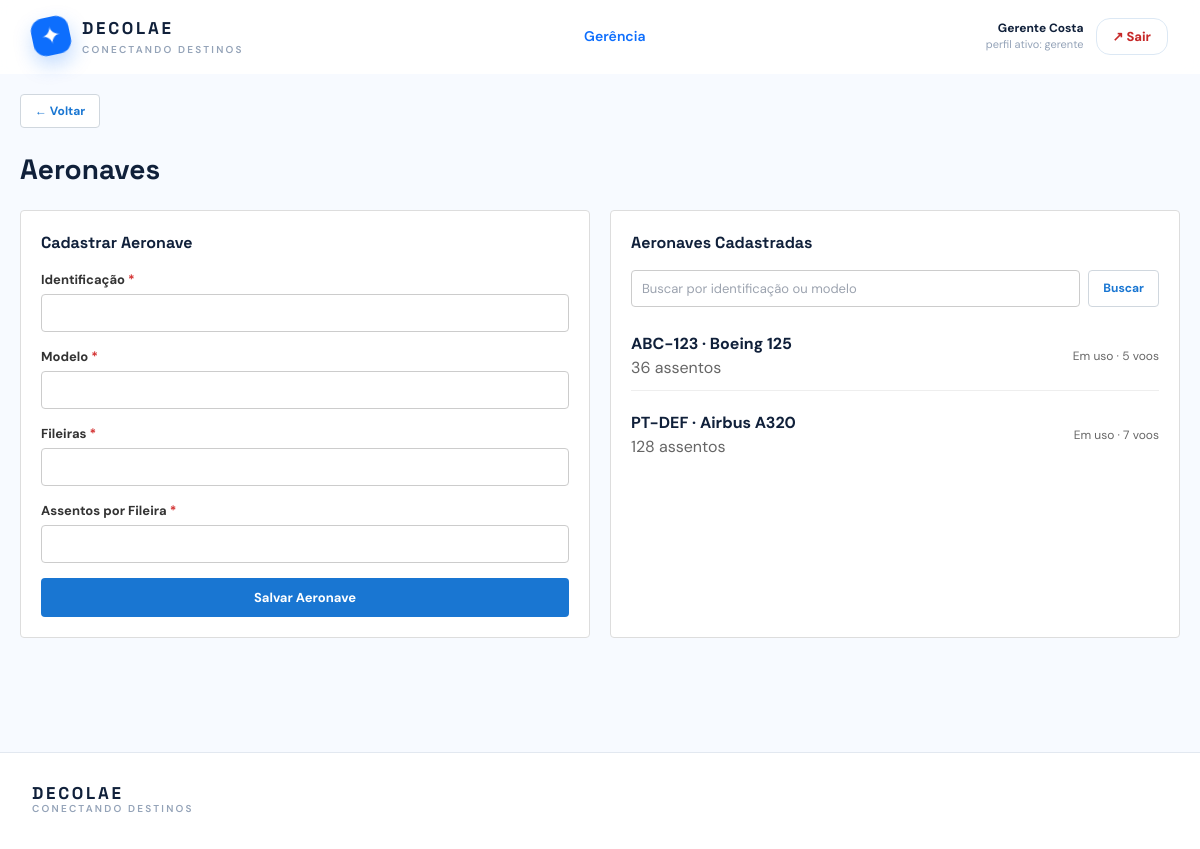
The page /gerente-aeronaves.php (signed in) on the database its author committed.
### tables this page shows
CREATE TABLE `usuario` (
  `cpf` char(11) NOT NULL,
  `nome_completo` varchar(120) NOT NULL,
  `email` varchar(160) NOT NULL,
  `senha` varchar(255) NOT NULL,
  `endereco` varchar(255) NOT NULL,
  `telefone` varchar(15) DEFAULT NULL
);

CREATE TABLE `aeronave` (
  `id` int(10) UNSIGNED NOT NULL,
  `identificacao` varchar(20) NOT NULL,
  `modelo` varchar(80) NOT NULL,
  `fileiras` smallint(5) UNSIGNED NOT NULL,
  `assentos_por_fileira` tinyint(3) UNSIGNED NOT NULL,
  `gerente_cpf` char(11) NOT NULL,
  `data_atualizacao` timestamp NULL DEFAULT current_timestamp() ON UPDATE current_timestamp(),
  `versao` int(10) UNSIGNED DEFAULT 1
);

### includes/gerencia.php (called while the page is built, shortened)
<?php
function descrever_voos(int $total): string
{
    return $total === 1 ? '1 voo' : $total . ' voos';
}
    ?>

### includes/functions.php (called while the page is built, shortened)
<?php
function esc(mixed $valor): string
{
    return htmlspecialchars((string) $valor, ENT_QUOTES, 'UTF-8');
}
function obter_usuario_atual(PDO $conexao): ?array
{
    $cpf = $_SESSION['cpf_usuario'] ?? null;
    $comando = $conexao->prepare(
        'SELECT cpf, nome_completo, email, endereco FROM usuario WHERE cpf = ?'
    );
    $comando->execute([$cpf]);
    $usuario = $comando->fetch();
    $consulta_papeis = "
        SELECT 'gerente' AS papel FROM gerente WHERE cpf = ?
        UNION ALL
        SELECT 'tripulante' FROM tripulante WHERE cpf = ?
        UNION ALL
        SELECT 'admin' FROM admin WHERE cpf = ?
        UNION ALL
        SELECT 'cliente' FROM cliente WHERE cpf = ?
        ORDER BY papel
    ";
    $comando_papeis = $conexao->prepare($consulta_papeis);
    $comando_papeis->execute([$cpf, $cpf, $cpf, $cpf]);
    $usuario['papeis'] = array_column($comando_papeis->fetchAll(), 'papel');
    $usuario['papel_atual'] = $_SESSION['papel_usuario'] ?? null;
    return $usuario;
}
function exigir_autenticacao(PDO $conexao, ?string $papel = null): array
{
    $usuario = obter_usuario_atual($conexao);
    return $usuario;
}
function exigir_papel(PDO $conexao, string $papel): array
{
    return exigir_autenticacao($conexao, $papel);
}
function require_role(PDO $conexao, string $papel): array
{
    return exigir_papel($conexao, $papel);
}

### gerente-aeronaves.php (the view, shortened to what this page needs)
<?php
require_once __DIR__ . '/includes/functions.php';
require_once __DIR__ . '/includes/layout.php';
require_once __DIR__ . '/includes/gerencia.php';
$conexaoBancoDados = db();
$usuarioLogado = require_role($conexaoBancoDados, 'gerente');
$busca = trim((string) ($_GET['busca'] ?? ''));
$comando = $conexaoBancoDados->prepare(
    'SELECT a.id, a.identificacao, a.modelo, a.fileiras, a.assentos_por_fileira,
            (SELECT COUNT(*) FROM assento s WHERE s.aeronave_id = a.id) AS capacidade,
            (SELECT COUNT(*) FROM voo v WHERE v.aeronave_id = a.id) AS voos
     FROM aeronave a
     WHERE a.identificacao LIKE ? OR a.modelo LIKE ?
     ORDER BY a.identificacao'
);
$comando->execute(['%' . $busca . '%', '%' . $busca . '%']);
$aeronaves = $comando->fetchAll();
$aeronave_em_edicao = null;
$valor = static fn(string $campo, string $padrao = ''): string => esc(
    $_POST[$campo] ?? ($aeronave_em_edicao ? (string) $aeronave_em_edicao[$campo] : $padrao)
);
renderizar_cabecalho('Aeronaves', $usuarioLogado);
?>
<div class="pagina-gerencia">
  <a class="botao-pequeno" href="gerente.php" style="margin-bottom: 20px;">← Voltar</a>
  <h1 class="titulo-pagina">Aeronaves</h1>
  <div class="grade-formularios grade-formularios-gerencia">
    <div class="cartao-formulario">
      <h2 class="titulo-formulario"><?= $aeronave_em_edicao ? 'Editar Aeronave' : 'Cadastrar Aeronave' ?></h2>
      <form method="post" action="gerente-aeronaves.php<?= $aeronave_em_edicao ? '?editar=' . (int) $aeronave_em_edicao['id'] : '' ?>">
        <div class="campo-form">
          <label>Identificação</label>
          <input name="identificacao" value="<?= $valor('identificacao') ?>" required>
        </div>
        <div class="campo-form">
          <label>Modelo</label>
          <input name="modelo" value="<?= $valor('modelo') ?>" required>
        </div>
        <div class="campo-form">
          <label>Fileiras</label>
          <input name="fileiras" type="number" min="1" value="<?= $valor('fileiras') ?>" required>
        </div>
        <div class="campo-form">
          <label>Assentos por Fileira</label>
          <input name="assentos_por_fileira" type="number" min="1" max="6" value="<?= $valor('assentos_por_fileira') ?>" required>
        </div>
        <button type="submit" class="botao botao-bloco"><?= $aeronave_em_edicao ? 'Salvar Alterações' : 'Salvar Aeronave' ?></button>
      </form>
    </div>
    <div class="cartao-formulario">
      <h2 class="titulo-formulario">Aeronaves Cadastradas</h2>
      <form method="get" class="flex gap-2" style="margin-bottom: 15px;">
        <div class="campo-form" style="flex: 1; margin: 0;">
          <input type="search" name="busca" value="<?=esc($busca)?>" placeholder="Buscar por identificação ou modelo">
        </div>
        <button type="submit" class="botao-pequeno">Buscar</button>
      </form>
      <?php if(count($aeronaves) > 0): ?>
        <div class="lista-gerencia">
          <?php foreach($aeronaves as $a): ?>
            <div class="linha-rota">
              <div>
                <strong><?=esc($a['identificacao'])?> · <?=esc($a['modelo'])?></strong><br>
                <span class="texto-secundario"><?=esc($a['capacidade'])?> assentos</span>
              </div>
              <?php if((int) $a['voos'] > 0): ?>
                <span class="texto-secundario texto-pequeno">Em uso · <?=esc(descrever_voos((int) $a['voos']))?></span>
              <?php endif; ?>
            </div>
          <?php endforeach; ?>
        </div>
      <?php else: ?>
        <p class="texto-vazio"><?= $busca !== '' ? 'Nenhuma aeronave encontrada.' : 'Nenhuma aeronave cadastrada.' ?></p>
      <?php endif; ?>
    </div>
  </div>
</div>
<?php renderizar_rodape(); ?>

### includes/layout.php (shortened to what this page needs)
<?php
function renderizar_cabecalho(string $titulo, ?array $usuario = null): void
{
    $papel_ativo = $usuario['papel_atual'] ?? null;
    ?>
<!doctype html>
<html lang="pt-BR">
<head>
    <script src="https://cdn.tailwindcss.com"></script>
    <link rel="stylesheet" href="assets/css/app.css?v=<?= filemtime(__DIR__ . '/../assets/css/app.css') ?>">
</head>
<body class="bg-[#f7faff] text-ink antialiased">
<header class="sticky top-0 z-30 border-b border-white/60 bg-white/90 backdrop-blur">
    <div class="mx-auto flex max-w-7xl items-center justify-between px-5 py-4 lg:px-8">
        <a href="index.php" class="flex items-center gap-3" aria-label="Página inicial">
            <span class="brand-mark">✦</span>
            <span>
                <span class="brand-name">DECOLAE</span>
                <span class="hidden text-[10px] font-semibold uppercase tracking-[.22em] text-slate-400 sm:block">
                    conectando destinos
                </span>
            </span>
        </a>
        <nav class="hidden items-center gap-6 text-sm font-semibold text-slate-500 md:flex">
            <?php if ($papel_ativo === 'gerente'): ?>
                <a class="nav-link active" href="gerente.php">Gerência</a>
            <?php endif; ?>
        </nav>
        <div class="flex items-center gap-3">
            <?php if ($usuario): ?>
                <div class="hidden text-right sm:block">
                    <p class="text-xs font-bold text-ink">
                        <?= esc($usuario['nome_completo']) ?>
                    </p>
                    <p class="text-[11px] text-slate-400">
                        perfil ativo: <?= esc($papel_ativo ?? '—') ?>
                    </p>
                </div>
                <a class="secondary-btn botao-perigo px-4 py-2" href="logout.php">↗ Sair</a>
            <?php endif; ?>
        </div>
    </div>
</header>
<main>
<?php
}
function renderizar_rodape(): void
{
    ?>
</main>
<footer class="mt-16 border-t border-slate-200 bg-white">
    <div class="mx-auto flex max-w-7xl flex-col gap-3 px-5 py-8 text-xs text-slate-500 sm:flex-row sm:items-center sm:justify-between lg:px-8">
        <p>
            <span class="brand-name">DECOLAE</span>
            <span class="block text-[10px] font-semibold uppercase tracking-[.22em] text-slate-400">
                conectando destinos
            </span>
        </p>
    </div>
</footer>
</body>
</html>
<?php
}

### assets/css/app.css (style rules this page uses)
:root { --ink: #10203a; --navy: #102d52; --ocean: #0d6efd; --sky: #eaf5ff; --coral: #ff6b4a; }
* { box-sizing: border-box; }
body { font-family: 'DM Sans', sans-serif; }
.font-display, h1, h2, h3, .brand-name { font-family: 'Space Grotesk', sans-serif; }
.brand-mark { display: grid; width: 38px; height: 38px; place-items: center; border-radius: 13px; background: var(--ocean); color: #fff; font-size: 24px; transform: rotate(-12deg); box-shadow: 0 9px 20px rgba(13, 110, 253, .25); }
.brand-name { display: block; color: var(--ink); font-size: 17px; font-weight: 700; letter-spacing: .16em; }
.nav-link { transition: color .2s ease; }
.nav-link:hover, .nav-link.active { color: var(--ocean); }
.primary-btn, .secondary-btn { display: inline-flex; align-items: center; justify-content: center; gap: 12px; border-radius: 14px; padding: 0 21px; font-size: 13px; font-weight: 800; transition: transform .2s, box-shadow .2s, background .2s; }
.secondary-btn { border: 1px solid #dce8f4; background: #fff; padding-top: 12px; padding-bottom: 12px; color: var(--ocean); }
.campo-form { display: block; margin-bottom: 15px; }
.campo-form label { display: block; margin-bottom: 5px; color: #333; font-size: 13px; font-weight: bold; }
.campo-form input, .campo-form select { width: 100%; border: 1px solid #ccc; border-radius: 4px; padding: 8px 10px; font-size: 13px; }
.botao { border: none; border-radius: 4px; background: #1976d2; padding: 10px 15px; color: #fff; cursor: pointer; font-size: 13px; font-weight: bold; }
.botao-bloco { width: 100%; }
.pagina-gerencia, .pagina-administracao, .pagina-tripulante { max-width: 1200px; margin: 0 auto; padding: 20px; }
.titulo-pagina { margin: 0 0 20px; font-size: 28px; font-weight: bold; }
.grade-formularios { display: grid; grid-template-columns: repeat(auto-fit, minmax(min(100%, 400px), 1fr)); gap: 20px; margin-bottom: 30px; }
.grade-formularios-gerencia { grid-template-columns: repeat(auto-fit, minmax(min(100%, 300px), 1fr)); }
.cartao-formulario { border: 1px solid #ddd; border-radius: 4px; background: #fff; padding: 20px; }
.titulo-formulario { margin: 0 0 15px; font-size: 16px; font-weight: bold; }
.texto-secundario { color: #666; }
.lista-gerencia { display: grid; gap: 10px; }
.linha-rota, .linha-tripulante { border-bottom: 1px solid #eee; padding: 10px 0; }
.linha-rota { display: flex; align-items: center; justify-content: space-between; gap: 12px; }
.linha-rota:last-child, .linha-tripulante:last-child { border-bottom: 0; }
.campo-login-form:has(:required) .rotulo-login::after, .campo-form:has(:required) > label::after { content: " *"; color: #d32f2f; }
.texto-pequeno { font-size: 12px; }
.botao-perigo { color: #c62828; cursor: pointer; }
.botao-pequeno { display: inline-flex; align-items: center; justify-content: center; border: 1px solid #d0d7de; border-radius: 4px; background: #fff; padding: 7px 14px; color: #1976d2; font-size: 12px; font-weight: bold; text-decoration: none; cursor: pointer; }

### rows shown on the page
usuario: nome_completo "Gerente Costa"
aeronave: identificacao "ABC-123", modelo "Boeing 125", capacidade "36", voos "5 voos"
aeronave: identificacao "PT-DEF", modelo "Airbus A320", capacidade "128", voos "7 voos"

### other values the page prints
$papel_ativo "gerente"
